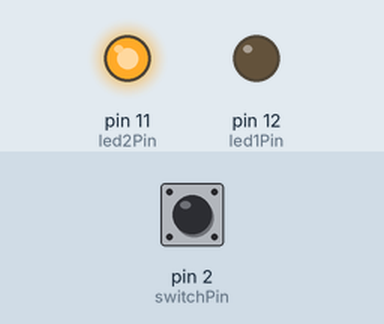
Simulated run of this sketch. Board: Arduino Uno, built with avr-gcc and run on an emulated ATmega328P. Shown: output pins drawn as LEDs (lit = HIGH). The inputs (shaded band) are chosen by the test bench; at power-on: pin 2 (switchPin) HIGH.

Above: at 1.2 s.
1.3 s: pin 2 (switchPin) pulled LOW for 0.15 s
At 1.37 s:
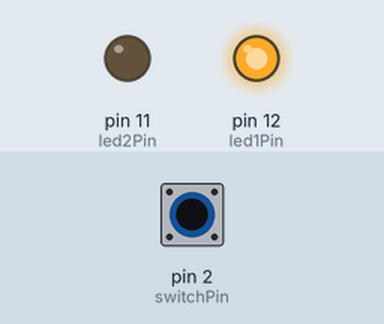
2.9 s: pin 2 (switchPin) pulled LOW for 3.2 s
At 6.4 s:
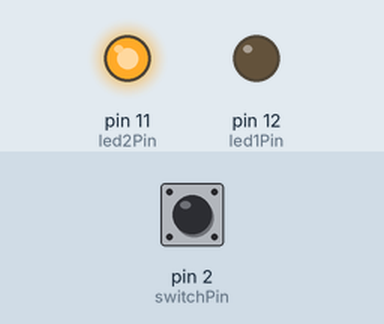
Timing chart, 0 to 7.9 s (numbered marks = the images above; inputs shaded):
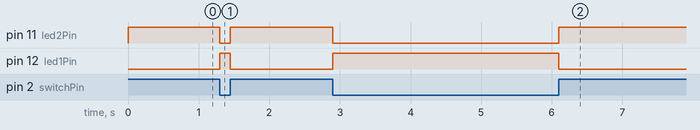

The sketch:

partB.ino
```cpp
/* Switch and LED test program */

int led1Pin = 12;   // first LED is connected to pin 12
int led2Pin = 11;   // second LED is connected to pin 11
int switchPin = 2;  // switch is connected to pin 2
int val;            // variable for reading the pin status

void setup() {
    pinMode(led1Pin, OUTPUT);   // Set the LED pin as output
    pinMode(led2Pin, OUTPUT);
    pinMode(switchPin, INPUT);  // Set the switch pin as input
}

void loop() {
    val = digitalRead(switchPin);   // read input value and store it in val

    if (val == LOW) {   // check if the button is pressed
        digitalWrite(led1Pin, HIGH);    // turn first LED on
        digitalWrite(led2Pin, LOW);     // turn off second LED
    }

    if (val == HIGH) {  // check if the button is not pressed
        digitalWrite(led1Pin, LOW);     // turn first LED off
        digitalWrite(led2Pin, HIGH);    // turn on second LED
    }
}
```

Measured:
- after the input at 1.3 s, pin 11 (led2Pin): HIGH → LOW at once, → HIGH 0.15 s later; pin 12 (led1Pin): LOW → HIGH at once, → LOW 0.15 s later
- after the input at 2.9 s, pin 11 (led2Pin): HIGH → LOW at once, → HIGH 3.2 s later; pin 12 (led1Pin): LOW → HIGH at once, → LOW 3.2 s later
